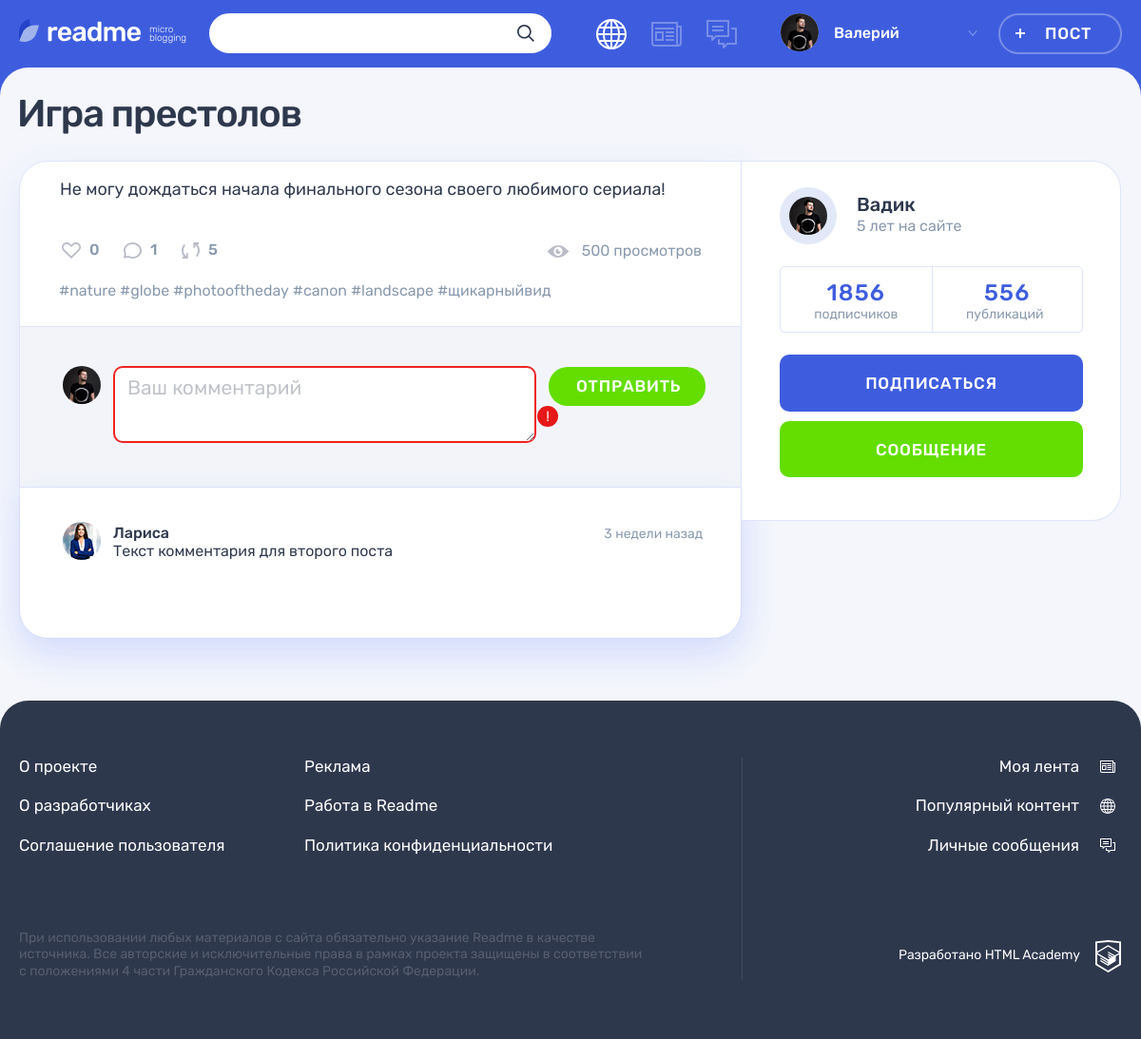
The page /post.php?type_id=1&post_id=2 on the database its author committed.
### tables this page shows
CREATE TABLE posts (
  id INT AUTO_INCREMENT PRIMARY KEY,
  dt_add TIMESTAMP DEFAULT CURRENT_TIMESTAMP,
  user_id INT,
  content_type_id INT,
  title VARCHAR(255),
  content TEXT,
  quote_author VARCHAR(255),
  img_path VARCHAR(255),
  video_path VARCHAR(255),
  link_path VARCHAR(255),
  show_count INT
);

CREATE TABLE comments (
  id INT AUTO_INCREMENT PRIMARY KEY,
  dt_add TIMESTAMP DEFAULT CURRENT_TIMESTAMP,
  content TEXT,
  user_id INT,
  post_id INT
);

CREATE TABLE users (
  id INT AUTO_INCREMENT PRIMARY KEY,
  dt_add TIMESTAMP DEFAULT CURRENT_TIMESTAMP,
  email VARCHAR(128) NOT NULL UNIQUE,
  username VARCHAR(128) NOT NULL,
  password VARCHAR(64) NOT NULL,
  user_picture VARCHAR(255)
);

### helpers.php (called while the page is built, shortened)
<?php
function get_noun_plural_form(int $number, string $one, string $two, string $many): string
{
    $number = (int)$number;
    $mod10 = $number % 10;
    $mod100 = $number % 100;
    switch (true) {
        case ($mod10 >= 2 && $mod10 <= 4):
            return $two;
    }
}
function include_template($name, array $data = [])
{
    $name = 'templates/' . $name;
    extract($data);
    require $name;
    return ob_get_clean();
}
function hsc($str)
{
    return htmlspecialchars($str, ENT_QUOTES);
}
function get_date_diff_from_now(datetime $date)
{
    $date_now = date_create("now");
    $date_diff = date_diff($date_now, $date);
    $i_count = date_interval_format($date_diff, "%i");
    $h_count = date_interval_format($date_diff, "%h");
    $d_count = date_interval_format($date_diff, "%d");
    $m_count = date_interval_format($date_diff, "%m");
    $result = '';
    if ($m_count > 0) {
        $result = $m_count . ' ' . get_noun_plural_form($m_count, 'месяц', 'месяца', 'месяцев');
    } elseif ($d_count > 7) {
        $w_count =  round($d_count / 7, 0, PHP_ROUND_HALF_EVEN);
        $result = $w_count . ' ' . get_noun_plural_form($w_count, 'неделя', 'недели', 'недель');
    } elseif ($d_count <= 7 && $d_count > 0) {
        $result = $d_count . ' ' . get_noun_plural_form($d_count, 'день', 'дня', 'дней');
    } elseif ($h_count < 24 && $h_count > 0) {
        $result = $h_count . ' ' . get_noun_plural_form($h_count, 'час', 'часа', 'часов');
    } elseif ($i_count < 60) {
        $result = $i_count . ' ' . get_noun_plural_form($i_count, 'минута', 'минуты', 'минут');
    }
    return $result . ' назад';
}
function prepared_query(mysqli $db, string $sql, array $params, string $types = ""): mysqli_stmt
{
    $types = $types ?: str_repeat("s", count($params));
    $stmt = $db->prepare($sql);
    $stmt->bind_param($types, ...$params);
    $stmt->execute();
    return $stmt;
}
function select_query(mysqli $db, string $sql, array $params = [], string $types = ""): mysqli_result
{
    return prepared_query($db, $sql, $params, $types)->get_result();
}

### templates/post/post-comments.php (the view, shortened to what this page needs)
<div class="comments">
  <form class="comments__form form" action="#" method="post">
    <div class="comments__my-avatar">
      <img class="comments__picture" src="img/userpic-medium.jpg" alt="Аватар пользователя">
    </div>
    <div class="form__input-section form__input-section--error">
      <textarea class="comments__textarea form__textarea form__input" placeholder="Ваш комментарий"></textarea>
      <button class="form__error-button button" type="button">!</button>
    </div>
    <button class="comments__submit button button--green" type="submit">Отправить</button>
  </form>
  <div class="comments__list-wrapper">
    <ul class="comments__list">
      <?php foreach ($post_comments as $comment): ?>
      <?php $comment_date = date_create($comment['dt_add']) ?>
      <li class="comments__item user">
        <div class="comments__avatar">
          <a class="user__avatar-link" href="#">
            <img class="comments__picture" src="img/<?= hsc($comment['user_picture']) ?>" alt="Аватар пользователя">
          </a>
        </div>
        <div class="comments__info">
          <div class="comments__name-wrapper">
            <a class="comments__user-name" href="#">
              <span><?= hsc($comment['username']) ?></span>
            </a>
            <time
                class="comments__time"
                datetime="<?= hsc($comment['dt_add']) ?>"
                title="<?= hsc(date_format($comment_date, 'd.m.Y H:i')) ?>"
            ><?= hsc(get_date_diff_from_now($comment_date)) ?></time>
          </div>
          <p class="comments__text"><?= hsc($comment['content']) ?></p>
        </div>
      </li>
      <?php endforeach ?>
    </ul>
  </div>
</div>

### templates/post/post-text.php
<div class="post__main">
  <p><?= hsc($post['content']) ?></p>
</div>

### templates/post-details.php (shortened to what this page needs)
<main class="page__main page__main--publication">
  <div class="container">
    <h1 class="page__title page__title--publication"><?= hsc($post['title']) ?></h1>
    <section class="post-details">
      <div class="post-details__wrapper post-<?= hsc($post['type_class']) ?>">
        <div class="post-details__main-block post post--details">
          <?= $post_content ?>
          <div class="post__indicators">
            <div class="post__buttons">
              <a class="post__indicator post__indicator--likes button" href="#" title="Лайк">
                <svg class="post__indicator-icon" width="20" height="17">
                  <use xlink:href="#icon-heart"></use>
                </svg>
                <span><?= hsc($post['like_count'] ?? 0) ?></span>
              </a>
              <a class="post__indicator post__indicator--comments button" href="#" title="Комментарии">
                <svg class="post__indicator-icon" width="19" height="17">
                  <use xlink:href="#icon-comment"></use>
                </svg>
                <span><?= hsc($post['comment_count'] ?? 0) ?></span>
              </a>
              <a class="post__indicator post__indicator--repost button" href="#" title="Репост">
                <svg class="post__indicator-icon" width="19" height="17">
                  <use xlink:href="#icon-repost"></use>
                </svg>
                <span>5</span>
              </a>
            </div>
            <span class="post__view">500 просмотров</span>
          </div>
          <ul class="post__tags">
            <li><a href="#">#nature</a></li>
            <li><a href="#">#globe</a></li>
            <li><a href="#">#photooftheday</a></li>
            <li><a href="#">#canon</a></li>
            <li><a href="#">#landscape</a></li>
            <li><a href="#">#щикарныйвид</a></li>
          </ul>
          <?= $post_comments_content ?>
        </div>
        <div class="post-details__user user">
          <div class="post-details__user-info user__info">
            <div class="post-details__avatar user__avatar">
              <a class="post-details__avatar-link user__avatar-link" href="#">
                <img class="post-details__picture user__picture" src="img/<?= hsc($post['user_picture']) ?>" alt="Аватар пользователя">
              </a>
            </div>
            <div class="post-details__name-wrapper user__name-wrapper">
              <a class="post-details__name user__name" href="#">
                <span><?= hsc($post['username']) ?></span>
              </a>
              <time class="post-details__time user__time" datetime="2014-03-20">5 лет на сайте</time>
            </div>
          </div>
          <div class="post-details__rating user__rating">
            <p class="post-details__rating-item user__rating-item user__rating-item--subscribers">
              <span class="post-details__rating-amount user__rating-amount">1856</span>
              <span class="post-details__rating-text user__rating-text">подписчиков</span>
            </p>
            <p class="post-details__rating-item user__rating-item user__rating-item--publications">
              <span class="post-details__rating-amount user__rating-amount">556</span>
              <span class="post-details__rating-text user__rating-text">публикаций</span>
            </p>
          </div>
          <div class="post-details__user-buttons user__buttons">
            <button class="user__button user__button--subscription button button--main" type="button">Подписаться</button>
            <a class="user__button user__button--writing button button--green" href="#">Сообщение</a>
          </div>
        </div>
      </div>
    </section>
  </div>
</main>

### rows shown on the page
posts: title "Игра престолов", content "Не могу дождаться начала финального сезона своего любимого сериала!", user.user_picture (picture), user.username "Вадик"
comments: user.user_picture (picture), user.username "Лариса", dt_add "3 недели назад", content "Текст комментария для второго поста"

### other values the page prints
hsc($user_name) "Валерий"
hsc($post['like_count'] ?? 0) "0"
hsc($post['comment_count'] ?? 0) "1"
